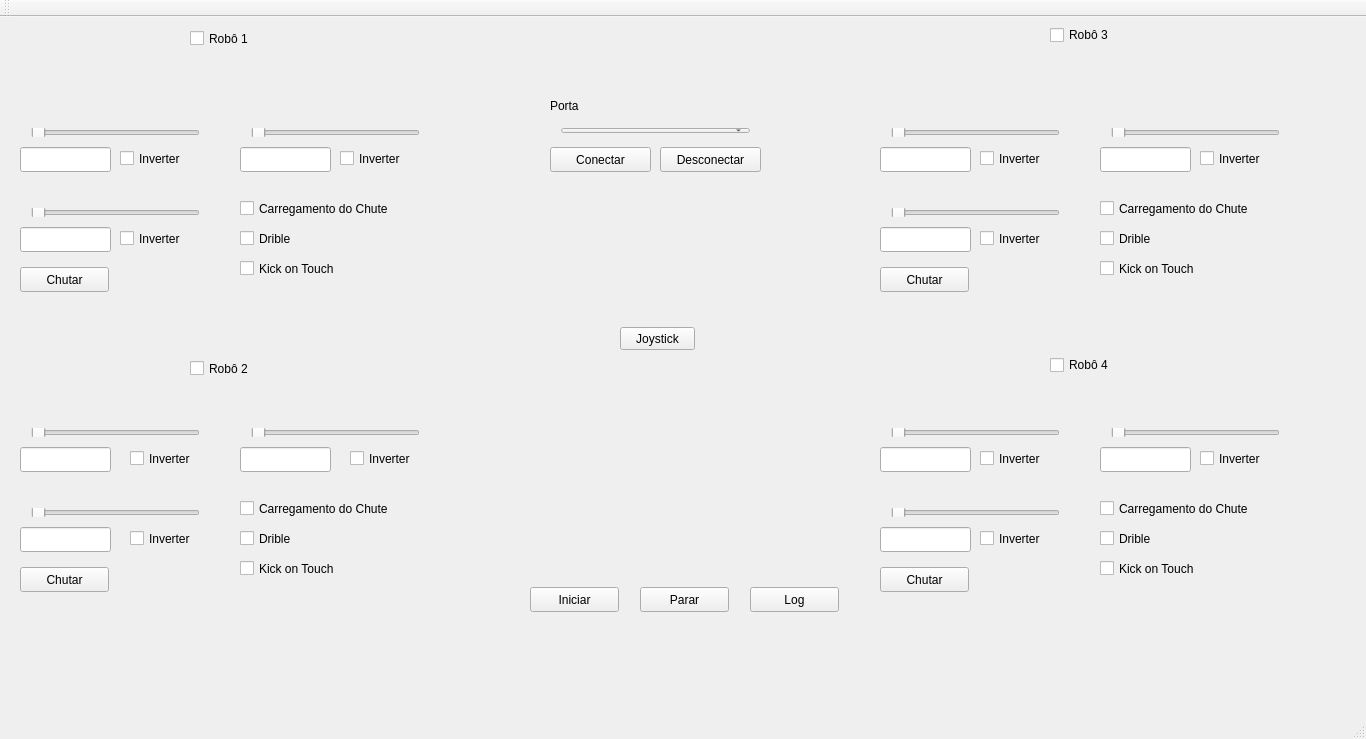
<?xml version="1.0" encoding="UTF-8"?>
<ui version="4.0">
 <class>Brennand</class>
 <widget class="QMainWindow" name="Brennand">
  <property name="geometry">
   <rect>
    <x>0</x>
    <y>0</y>
    <width>1366</width>
    <height>739</height>
   </rect>
  </property>
  <property name="minimumSize">
   <size>
    <width>1200</width>
    <height>600</height>
   </size>
  </property>
  <property name="maximumSize">
   <size>
    <width>1366</width>
    <height>768</height>
   </size>
  </property>
  <property name="baseSize">
   <size>
    <width>0</width>
    <height>0</height>
   </size>
  </property>
  <property name="windowTitle">
   <string>Brennand</string>
  </property>
  <widget class="QWidget" name="centralWidget">
   <widget class="QPushButton" name="iniciar_Button">
    <property name="enabled">
     <bool>true</bool>
    </property>
    <property name="geometry">
     <rect>
      <x>530</x>
      <y>570</y>
      <width>89</width>
      <height>25</height>
     </rect>
    </property>
    <property name="text">
     <string>Iniciar</string>
    </property>
    <property name="checkable">
     <bool>false</bool>
    </property>
    <property name="checked">
     <bool>false</bool>
    </property>
   </widget>
   <widget class="QWidget" name="verticalLayoutWidget">
    <property name="geometry">
     <rect>
      <x>20</x>
      <y>100</y>
      <width>191</width>
      <height>31</height>
     </rect>
    </property>
    <layout class="QVBoxLayout" name="verticalLayout">
     <item>
      <widget class="QSlider" name="slider_motor1">
       <property name="maximum">
        <number>127</number>
       </property>
       <property name="orientation">
        <enum>Qt::Horizontal</enum>
       </property>
      </widget>
     </item>
    </layout>
   </widget>
   <widget class="QLineEdit" name="vel_Motor1">
    <property name="geometry">
     <rect>
      <x>20</x>
      <y>130</y>
      <width>91</width>
      <height>25</height>
     </rect>
    </property>
    <property name="readOnly">
     <bool>false</bool>
    </property>
   </widget>
   <widget class="QLineEdit" name="vel_Motor2">
    <property name="geometry">
     <rect>
      <x>20</x>
      <y>210</y>
      <width>91</width>
      <height>25</height>
     </rect>
    </property>
    <property name="readOnly">
     <bool>false</bool>
    </property>
   </widget>
   <widget class="QWidget" name="verticalLayoutWidget_2">
    <property name="geometry">
     <rect>
      <x>20</x>
      <y>180</y>
      <width>191</width>
      <height>31</height>
     </rect>
    </property>
    <layout class="QVBoxLayout" name="verticalLayout_2">
     <item>
      <widget class="QSlider" name="slider_motor2">
       <property name="maximum">
        <number>127</number>
       </property>
       <property name="singleStep">
        <number>1</number>
       </property>
       <property name="orientation">
        <enum>Qt::Horizontal</enum>
       </property>
      </widget>
     </item>
    </layout>
   </widget>
   <widget class="QLineEdit" name="vel_Motor3">
    <property name="geometry">
     <rect>
      <x>240</x>
      <y>130</y>
      <width>91</width>
      <height>25</height>
     </rect>
    </property>
    <property name="readOnly">
     <bool>false</bool>
    </property>
   </widget>
   <widget class="QWidget" name="verticalLayoutWidget_3">
    <property name="geometry">
     <rect>
      <x>240</x>
      <y>100</y>
      <width>191</width>
      <height>31</height>
     </rect>
    </property>
    <layout class="QVBoxLayout" name="verticalLayout_3">
     <item>
      <widget class="QSlider" name="slider_motor3">
       <property name="maximum">
        <number>127</number>
       </property>
       <property name="singleStep">
        <number>1</number>
       </property>
       <property name="orientation">
        <enum>Qt::Horizontal</enum>
       </property>
      </widget>
     </item>
    </layout>
   </widget>
   <widget class="QWidget" name="verticalLayoutWidget_4">
    <property name="geometry">
     <rect>
      <x>280</x>
      <y>80</y>
      <width>81</width>
      <height>21</height>
     </rect>
    </property>
    <layout class="QVBoxLayout" name="verticalLayout_4">
     <item>
      <widget class="QLabel" name="label">
       <property name="text">
        <string>Motor 3</string>
       </property>
       <property name="alignment">
        <set>Qt::AlignCenter</set>
       </property>
      </widget>
     </item>
    </layout>
   </widget>
   <widget class="QWidget" name="verticalLayoutWidget_5">
    <property name="geometry">
     <rect>
      <x>70</x>
      <y>160</y>
      <width>91</width>
      <height>21</height>
     </rect>
    </property>
    <layout class="QVBoxLayout" name="verticalLayout_6">
     <item>
      <widget class="QLabel" name="label_3">
       <property name="text">
        <string>Motor 2</string>
       </property>
       <property name="alignment">
        <set>Qt::AlignCenter</set>
       </property>
      </widget>
     </item>
    </layout>
   </widget>
   <widget class="QWidget" name="verticalLayoutWidget_6">
    <property name="geometry">
     <rect>
      <x>70</x>
      <y>80</y>
      <width>91</width>
      <height>21</height>
     </rect>
    </property>
    <layout class="QVBoxLayout" name="verticalLayout_7">
     <item>
      <widget class="QLabel" name="label_4">
       <property name="text">
        <string>Motor 1</string>
       </property>
       <property name="alignment">
        <set>Qt::AlignCenter</set>
       </property>
      </widget>
     </item>
    </layout>
   </widget>
   <widget class="QCheckBox" name="checkBox">
    <property name="geometry">
     <rect>
      <x>240</x>
      <y>180</y>
      <width>191</width>
      <height>23</height>
     </rect>
    </property>
    <property name="text">
     <string>Carregamento do Chute</string>
    </property>
   </widget>
   <widget class="QCheckBox" name="checkBox_2">
    <property name="geometry">
     <rect>
      <x>240</x>
      <y>210</y>
      <width>92</width>
      <height>23</height>
     </rect>
    </property>
    <property name="text">
     <string>Drible</string>
    </property>
   </widget>
   <widget class="QPushButton" name="kickButton">
    <property name="geometry">
     <rect>
      <x>20</x>
      <y>250</y>
      <width>89</width>
      <height>25</height>
     </rect>
    </property>
    <property name="text">
     <string>Chutar</string>
    </property>
   </widget>
   <widget class="QPushButton" name="parar_Button">
    <property name="enabled">
     <bool>true</bool>
    </property>
    <property name="geometry">
     <rect>
      <x>640</x>
      <y>570</y>
      <width>89</width>
      <height>25</height>
     </rect>
    </property>
    <property name="text">
     <string>Parar</string>
    </property>
    <property name="checkable">
     <bool>false</bool>
    </property>
    <property name="checked">
     <bool>false</bool>
    </property>
   </widget>
   <widget class="QCheckBox" name="checkBox_3">
    <property name="geometry">
     <rect>
      <x>240</x>
      <y>240</y>
      <width>181</width>
      <height>23</height>
     </rect>
    </property>
    <property name="text">
     <string>Kick on Touch</string>
    </property>
   </widget>
   <widget class="QLabel" name="maraca_Logo">
    <property name="geometry">
     <rect>
      <x>50</x>
      <y>590</y>
      <width>121</width>
      <height>101</height>
     </rect>
    </property>
    <property name="text">
     <string/>
    </property>
    <property name="textFormat">
     <enum>Qt::PlainText</enum>
    </property>
    <property name="pixmap">
     <pixmap>maracaTeste.png</pixmap>
    </property>
    <property name="scaledContents">
     <bool>true</bool>
    </property>
    <property name="alignment">
     <set>Qt::AlignCenter</set>
    </property>
   </widget>
   <widget class="QCheckBox" name="checkBox_4">
    <property name="geometry">
     <rect>
      <x>1100</x>
      <y>180</y>
      <width>191</width>
      <height>23</height>
     </rect>
    </property>
    <property name="text">
     <string>Carregamento do Chute</string>
    </property>
   </widget>
   <widget class="QPushButton" name="kickButton_2">
    <property name="geometry">
     <rect>
      <x>880</x>
      <y>250</y>
      <width>89</width>
      <height>25</height>
     </rect>
    </property>
    <property name="text">
     <string>Chutar</string>
    </property>
   </widget>
   <widget class="QLineEdit" name="vel_Motor3_3">
    <property name="geometry">
     <rect>
      <x>1100</x>
      <y>130</y>
      <width>91</width>
      <height>25</height>
     </rect>
    </property>
    <property name="readOnly">
     <bool>false</bool>
    </property>
   </widget>
   <widget class="QLineEdit" name="vel_Motor2_3">
    <property name="geometry">
     <rect>
      <x>880</x>
      <y>210</y>
      <width>91</width>
      <height>25</height>
     </rect>
    </property>
    <property name="readOnly">
     <bool>false</bool>
    </property>
   </widget>
   <widget class="QWidget" name="verticalLayoutWidget_7">
    <property name="geometry">
     <rect>
      <x>880</x>
      <y>100</y>
      <width>191</width>
      <height>31</height>
     </rect>
    </property>
    <layout class="QVBoxLayout" name="verticalLayout_8">
     <item>
      <widget class="QSlider" name="slider_motor1_3">
       <property name="maximum">
        <number>127</number>
       </property>
       <property name="orientation">
        <enum>Qt::Horizontal</enum>
       </property>
      </widget>
     </item>
    </layout>
   </widget>
   <widget class="QWidget" name="verticalLayoutWidget_8">
    <property name="geometry">
     <rect>
      <x>930</x>
      <y>160</y>
      <width>91</width>
      <height>21</height>
     </rect>
    </property>
    <layout class="QVBoxLayout" name="verticalLayout_9">
     <item>
      <widget class="QLabel" name="label_5">
       <property name="text">
        <string>Motor 2</string>
       </property>
       <property name="alignment">
        <set>Qt::AlignCenter</set>
       </property>
      </widget>
     </item>
    </layout>
   </widget>
   <widget class="QWidget" name="verticalLayoutWidget_9">
    <property name="geometry">
     <rect>
      <x>1100</x>
      <y>100</y>
      <width>191</width>
      <height>31</height>
     </rect>
    </property>
    <layout class="QVBoxLayout" name="verticalLayout_10">
     <item>
      <widget class="QSlider" name="slider_motor3_3">
       <property name="maximum">
        <number>127</number>
       </property>
       <property name="singleStep">
        <number>1</number>
       </property>
       <property name="orientation">
        <enum>Qt::Horizontal</enum>
       </property>
      </widget>
     </item>
    </layout>
   </widget>
   <widget class="QCheckBox" name="checkBox_5">
    <property name="geometry">
     <rect>
      <x>1100</x>
      <y>240</y>
      <width>181</width>
      <height>23</height>
     </rect>
    </property>
    <property name="text">
     <string>Kick on Touch</string>
    </property>
   </widget>
   <widget class="QWidget" name="verticalLayoutWidget_10">
    <property name="geometry">
     <rect>
      <x>880</x>
      <y>180</y>
      <width>191</width>
      <height>31</height>
     </rect>
    </property>
    <layout class="QVBoxLayout" name="verticalLayout_11">
     <item>
      <widget class="QSlider" name="slider_motor2_3">
       <property name="maximum">
        <number>127</number>
       </property>
       <property name="singleStep">
        <number>1</number>
       </property>
       <property name="orientation">
        <enum>Qt::Horizontal</enum>
       </property>
      </widget>
     </item>
    </layout>
   </widget>
   <widget class="QCheckBox" name="checkBox_6">
    <property name="geometry">
     <rect>
      <x>1100</x>
      <y>210</y>
      <width>92</width>
      <height>23</height>
     </rect>
    </property>
    <property name="text">
     <string>Drible</string>
    </property>
   </widget>
   <widget class="QWidget" name="verticalLayoutWidget_11">
    <property name="geometry">
     <rect>
      <x>1150</x>
      <y>80</y>
      <width>91</width>
      <height>21</height>
     </rect>
    </property>
    <layout class="QVBoxLayout" name="verticalLayout_12">
     <item>
      <widget class="QLabel" name="label_6">
       <property name="text">
        <string>Motor 3</string>
       </property>
       <property name="alignment">
        <set>Qt::AlignCenter</set>
       </property>
      </widget>
     </item>
    </layout>
   </widget>
   <widget class="QWidget" name="verticalLayoutWidget_12">
    <property name="geometry">
     <rect>
      <x>930</x>
      <y>80</y>
      <width>91</width>
      <height>21</height>
     </rect>
    </property>
    <layout class="QVBoxLayout" name="verticalLayout_13">
     <item>
      <widget class="QLabel" name="label_7">
       <property name="text">
        <string>Motor 1</string>
       </property>
       <property name="alignment">
        <set>Qt::AlignCenter</set>
       </property>
      </widget>
     </item>
    </layout>
   </widget>
   <widget class="QLineEdit" name="vel_Motor1_3">
    <property name="geometry">
     <rect>
      <x>880</x>
      <y>130</y>
      <width>91</width>
      <height>25</height>
     </rect>
    </property>
    <property name="readOnly">
     <bool>false</bool>
    </property>
   </widget>
   <widget class="QLineEdit" name="vel_Motor1_4">
    <property name="geometry">
     <rect>
      <x>880</x>
      <y>430</y>
      <width>91</width>
      <height>25</height>
     </rect>
    </property>
    <property name="readOnly">
     <bool>false</bool>
    </property>
   </widget>
   <widget class="QPushButton" name="kickButton_3">
    <property name="geometry">
     <rect>
      <x>20</x>
      <y>550</y>
      <width>89</width>
      <height>25</height>
     </rect>
    </property>
    <property name="text">
     <string>Chutar</string>
    </property>
   </widget>
   <widget class="QCheckBox" name="checkBox_7">
    <property name="geometry">
     <rect>
      <x>240</x>
      <y>480</y>
      <width>191</width>
      <height>23</height>
     </rect>
    </property>
    <property name="text">
     <string>Carregamento do Chute</string>
    </property>
   </widget>
   <widget class="QLineEdit" name="vel_Motor3_2">
    <property name="geometry">
     <rect>
      <x>240</x>
      <y>430</y>
      <width>91</width>
      <height>25</height>
     </rect>
    </property>
    <property name="readOnly">
     <bool>false</bool>
    </property>
   </widget>
   <widget class="QLineEdit" name="vel_Motor2_2">
    <property name="geometry">
     <rect>
      <x>20</x>
      <y>510</y>
      <width>91</width>
      <height>25</height>
     </rect>
    </property>
    <property name="readOnly">
     <bool>false</bool>
    </property>
   </widget>
   <widget class="QWidget" name="verticalLayoutWidget_13">
    <property name="geometry">
     <rect>
      <x>1100</x>
      <y>400</y>
      <width>191</width>
      <height>31</height>
     </rect>
    </property>
    <layout class="QVBoxLayout" name="verticalLayout_14">
     <item>
      <widget class="QSlider" name="slider_motor3_4">
       <property name="maximum">
        <number>127</number>
       </property>
       <property name="singleStep">
        <number>1</number>
       </property>
       <property name="orientation">
        <enum>Qt::Horizontal</enum>
       </property>
      </widget>
     </item>
    </layout>
   </widget>
   <widget class="QWidget" name="verticalLayoutWidget_14">
    <property name="geometry">
     <rect>
      <x>20</x>
      <y>400</y>
      <width>191</width>
      <height>31</height>
     </rect>
    </property>
    <layout class="QVBoxLayout" name="verticalLayout_15">
     <item>
      <widget class="QSlider" name="slider_motor1_2">
       <property name="maximum">
        <number>127</number>
       </property>
       <property name="orientation">
        <enum>Qt::Horizontal</enum>
       </property>
      </widget>
     </item>
    </layout>
   </widget>
   <widget class="QLineEdit" name="vel_Motor3_4">
    <property name="geometry">
     <rect>
      <x>1100</x>
      <y>430</y>
      <width>91</width>
      <height>25</height>
     </rect>
    </property>
    <property name="readOnly">
     <bool>false</bool>
    </property>
   </widget>
   <widget class="QCheckBox" name="checkBox_8">
    <property name="geometry">
     <rect>
      <x>1100</x>
      <y>540</y>
      <width>181</width>
      <height>23</height>
     </rect>
    </property>
    <property name="text">
     <string>Kick on Touch</string>
    </property>
   </widget>
   <widget class="QWidget" name="verticalLayoutWidget_15">
    <property name="geometry">
     <rect>
      <x>930</x>
      <y>380</y>
      <width>91</width>
      <height>21</height>
     </rect>
    </property>
    <layout class="QVBoxLayout" name="verticalLayout_16">
     <item>
      <widget class="QLabel" name="label_8">
       <property name="text">
        <string>Motor 1</string>
       </property>
       <property name="alignment">
        <set>Qt::AlignCenter</set>
       </property>
      </widget>
     </item>
    </layout>
   </widget>
   <widget class="QWidget" name="verticalLayoutWidget_16">
    <property name="geometry">
     <rect>
      <x>880</x>
      <y>400</y>
      <width>191</width>
      <height>31</height>
     </rect>
    </property>
    <layout class="QVBoxLayout" name="verticalLayout_17">
     <item>
      <widget class="QSlider" name="slider_motor1_4">
       <property name="maximum">
        <number>127</number>
       </property>
       <property name="orientation">
        <enum>Qt::Horizontal</enum>
       </property>
      </widget>
     </item>
    </layout>
   </widget>
   <widget class="QCheckBox" name="checkBox_9">
    <property name="geometry">
     <rect>
      <x>1100</x>
      <y>480</y>
      <width>191</width>
      <height>23</height>
     </rect>
    </property>
    <property name="text">
     <string>Carregamento do Chute</string>
    </property>
   </widget>
   <widget class="QWidget" name="verticalLayoutWidget_17">
    <property name="geometry">
     <rect>
      <x>70</x>
      <y>460</y>
      <width>91</width>
      <height>21</height>
     </rect>
    </property>
    <layout class="QVBoxLayout" name="verticalLayout_18">
     <item>
      <widget class="QLabel" name="label_9">
       <property name="text">
        <string>Motor 2</string>
       </property>
       <property name="alignment">
        <set>Qt::AlignCenter</set>
       </property>
      </widget>
     </item>
    </layout>
   </widget>
   <widget class="QWidget" name="verticalLayoutWidget_18">
    <property name="geometry">
     <rect>
      <x>930</x>
      <y>460</y>
      <width>91</width>
      <height>21</height>
     </rect>
    </property>
    <layout class="QVBoxLayout" name="verticalLayout_19">
     <item>
      <widget class="QLabel" name="label_10">
       <property name="text">
        <string>Motor 2</string>
       </property>
       <property name="alignment">
        <set>Qt::AlignCenter</set>
       </property>
      </widget>
     </item>
    </layout>
   </widget>
   <widget class="QWidget" name="verticalLayoutWidget_19">
    <property name="geometry">
     <rect>
      <x>240</x>
      <y>400</y>
      <width>191</width>
      <height>31</height>
     </rect>
    </property>
    <layout class="QVBoxLayout" name="verticalLayout_20">
     <item>
      <widget class="QSlider" name="slider_motor3_2">
       <property name="maximum">
        <number>127</number>
       </property>
       <property name="singleStep">
        <number>1</number>
       </property>
       <property name="orientation">
        <enum>Qt::Horizontal</enum>
       </property>
      </widget>
     </item>
    </layout>
   </widget>
   <widget class="QPushButton" name="kickButton_4">
    <property name="geometry">
     <rect>
      <x>880</x>
      <y>550</y>
      <width>89</width>
      <height>25</height>
     </rect>
    </property>
    <property name="text">
     <string>Chutar</string>
    </property>
   </widget>
   <widget class="QCheckBox" name="checkBox_10">
    <property name="geometry">
     <rect>
      <x>1100</x>
      <y>510</y>
      <width>92</width>
      <height>23</height>
     </rect>
    </property>
    <property name="text">
     <string>Drible</string>
    </property>
   </widget>
   <widget class="QCheckBox" name="checkBox_11">
    <property name="geometry">
     <rect>
      <x>240</x>
      <y>540</y>
      <width>181</width>
      <height>23</height>
     </rect>
    </property>
    <property name="text">
     <string>Kick on Touch</string>
    </property>
   </widget>
   <widget class="QWidget" name="verticalLayoutWidget_20">
    <property name="geometry">
     <rect>
      <x>1150</x>
      <y>380</y>
      <width>91</width>
      <height>21</height>
     </rect>
    </property>
    <layout class="QVBoxLayout" name="verticalLayout_21">
     <item>
      <widget class="QLabel" name="label_11">
       <property name="text">
        <string>Motor 3</string>
       </property>
       <property name="alignment">
        <set>Qt::AlignCenter</set>
       </property>
      </widget>
     </item>
    </layout>
   </widget>
   <widget class="QWidget" name="verticalLayoutWidget_21">
    <property name="geometry">
     <rect>
      <x>880</x>
      <y>480</y>
      <width>191</width>
      <height>31</height>
     </rect>
    </property>
    <layout class="QVBoxLayout" name="verticalLayout_22">
     <item>
      <widget class="QSlider" name="slider_motor2_4">
       <property name="maximum">
        <number>127</number>
       </property>
       <property name="singleStep">
        <number>1</number>
       </property>
       <property name="orientation">
        <enum>Qt::Horizontal</enum>
       </property>
      </widget>
     </item>
    </layout>
   </widget>
   <widget class="QWidget" name="verticalLayoutWidget_22">
    <property name="geometry">
     <rect>
      <x>20</x>
      <y>480</y>
      <width>191</width>
      <height>31</height>
     </rect>
    </property>
    <layout class="QVBoxLayout" name="verticalLayout_23">
     <item>
      <widget class="QSlider" name="slider_motor2_2">
       <property name="maximum">
        <number>127</number>
       </property>
       <property name="singleStep">
        <number>1</number>
       </property>
       <property name="orientation">
        <enum>Qt::Horizontal</enum>
       </property>
      </widget>
     </item>
    </layout>
   </widget>
   <widget class="QCheckBox" name="checkBox_12">
    <property name="geometry">
     <rect>
      <x>240</x>
      <y>510</y>
      <width>92</width>
      <height>23</height>
     </rect>
    </property>
    <property name="text">
     <string>Drible</string>
    </property>
   </widget>
   <widget class="QWidget" name="verticalLayoutWidget_23">
    <property name="geometry">
     <rect>
      <x>290</x>
      <y>380</y>
      <width>91</width>
      <height>21</height>
     </rect>
    </property>
    <layout class="QVBoxLayout" name="verticalLayout_24">
     <item>
      <widget class="QLabel" name="label_12">
       <property name="text">
        <string>Motor 3</string>
       </property>
       <property name="alignment">
        <set>Qt::AlignCenter</set>
       </property>
      </widget>
     </item>
    </layout>
   </widget>
   <widget class="QLineEdit" name="vel_Motor2_4">
    <property name="geometry">
     <rect>
      <x>880</x>
      <y>510</y>
      <width>91</width>
      <height>25</height>
     </rect>
    </property>
    <property name="readOnly">
     <bool>false</bool>
    </property>
   </widget>
   <widget class="QWidget" name="verticalLayoutWidget_24">
    <property name="geometry">
     <rect>
      <x>70</x>
      <y>380</y>
      <width>91</width>
      <height>21</height>
     </rect>
    </property>
    <layout class="QVBoxLayout" name="verticalLayout_25">
     <item>
      <widget class="QLabel" name="label_13">
       <property name="text">
        <string>Motor 1</string>
       </property>
       <property name="alignment">
        <set>Qt::AlignCenter</set>
       </property>
      </widget>
     </item>
    </layout>
   </widget>
   <widget class="QLineEdit" name="vel_Motor1_2">
    <property name="geometry">
     <rect>
      <x>20</x>
      <y>430</y>
      <width>91</width>
      <height>25</height>
     </rect>
    </property>
    <property name="readOnly">
     <bool>false</bool>
    </property>
   </widget>
   <widget class="QCheckBox" name="checkBox_13">
    <property name="geometry">
     <rect>
      <x>190</x>
      <y>10</y>
      <width>92</width>
      <height>23</height>
     </rect>
    </property>
    <property name="text">
     <string>Robô 1</string>
    </property>
   </widget>
   <widget class="QCheckBox" name="checkBox_14">
    <property name="geometry">
     <rect>
      <x>190</x>
      <y>340</y>
      <width>92</width>
      <height>23</height>
     </rect>
    </property>
    <property name="text">
     <string>Robô 2</string>
    </property>
   </widget>
   <widget class="QCheckBox" name="checkBox_15">
    <property name="geometry">
     <rect>
      <x>1050</x>
      <y>10</y>
      <width>92</width>
      <height>16</height>
     </rect>
    </property>
    <property name="text">
     <string>Robô 3</string>
    </property>
   </widget>
   <widget class="QCheckBox" name="checkBox_16">
    <property name="geometry">
     <rect>
      <x>1050</x>
      <y>340</y>
      <width>92</width>
      <height>16</height>
     </rect>
    </property>
    <property name="text">
     <string>Robô 4</string>
    </property>
   </widget>
   <widget class="QCheckBox" name="checkBox_17">
    <property name="geometry">
     <rect>
      <x>120</x>
      <y>130</y>
      <width>92</width>
      <height>23</height>
     </rect>
    </property>
    <property name="text">
     <string>Inverter</string>
    </property>
   </widget>
   <widget class="QCheckBox" name="checkBox_18">
    <property name="geometry">
     <rect>
      <x>120</x>
      <y>210</y>
      <width>92</width>
      <height>23</height>
     </rect>
    </property>
    <property name="text">
     <string>Inverter</string>
    </property>
   </widget>
   <widget class="QCheckBox" name="checkBox_19">
    <property name="geometry">
     <rect>
      <x>340</x>
      <y>130</y>
      <width>92</width>
      <height>23</height>
     </rect>
    </property>
    <property name="text">
     <string>Inverter</string>
    </property>
   </widget>
   <widget class="QCheckBox" name="checkBox_20">
    <property name="geometry">
     <rect>
      <x>350</x>
      <y>430</y>
      <width>92</width>
      <height>23</height>
     </rect>
    </property>
    <property name="text">
     <string>Inverter</string>
    </property>
   </widget>
   <widget class="QCheckBox" name="checkBox_21">
    <property name="geometry">
     <rect>
      <x>130</x>
      <y>510</y>
      <width>92</width>
      <height>23</height>
     </rect>
    </property>
    <property name="text">
     <string>Inverter</string>
    </property>
   </widget>
   <widget class="QCheckBox" name="checkBox_22">
    <property name="geometry">
     <rect>
      <x>130</x>
      <y>430</y>
      <width>92</width>
      <height>23</height>
     </rect>
    </property>
    <property name="text">
     <string>Inverter</string>
    </property>
   </widget>
   <widget class="QCheckBox" name="checkBox_26">
    <property name="geometry">
     <rect>
      <x>1200</x>
      <y>130</y>
      <width>92</width>
      <height>23</height>
     </rect>
    </property>
    <property name="text">
     <string>Inverter</string>
    </property>
   </widget>
   <widget class="QCheckBox" name="checkBox_27">
    <property name="geometry">
     <rect>
      <x>980</x>
      <y>130</y>
      <width>92</width>
      <height>23</height>
     </rect>
    </property>
    <property name="text">
     <string>Inverter</string>
    </property>
   </widget>
   <widget class="QCheckBox" name="checkBox_28">
    <property name="geometry">
     <rect>
      <x>980</x>
      <y>210</y>
      <width>92</width>
      <height>23</height>
     </rect>
    </property>
    <property name="text">
     <string>Inverter</string>
    </property>
   </widget>
   <widget class="QCheckBox" name="checkBox_29">
    <property name="geometry">
     <rect>
      <x>1200</x>
      <y>430</y>
      <width>92</width>
      <height>23</height>
     </rect>
    </property>
    <property name="text">
     <string>Inverter</string>
    </property>
   </widget>
   <widget class="QCheckBox" name="checkBox_30">
    <property name="geometry">
     <rect>
      <x>980</x>
      <y>510</y>
      <width>92</width>
      <height>23</height>
     </rect>
    </property>
    <property name="text">
     <string>Inverter</string>
    </property>
   </widget>
   <widget class="QCheckBox" name="checkBox_31">
    <property name="geometry">
     <rect>
      <x>980</x>
      <y>430</y>
      <width>92</width>
      <height>23</height>
     </rect>
    </property>
    <property name="text">
     <string>Inverter</string>
    </property>
   </widget>
   <widget class="QPushButton" name="log_Button">
    <property name="enabled">
     <bool>true</bool>
    </property>
    <property name="geometry">
     <rect>
      <x>750</x>
      <y>570</y>
      <width>89</width>
      <height>25</height>
     </rect>
    </property>
    <property name="text">
     <string>Log</string>
    </property>
    <property name="checkable">
     <bool>true</bool>
    </property>
    <property name="checked">
     <bool>false</bool>
    </property>
   </widget>
   <widget class="QWidget" name="verticalLayoutWidget_25">
    <property name="geometry">
     <rect>
      <x>550</x>
      <y>100</y>
      <width>211</width>
      <height>27</height>
     </rect>
    </property>
    <layout class="QVBoxLayout" name="verticalLayout_5">
     <item>
      <widget class="QComboBox" name="boxDevice"/>
     </item>
    </layout>
   </widget>
   <widget class="QLabel" name="label_2">
    <property name="geometry">
     <rect>
      <x>550</x>
      <y>80</y>
      <width>67</width>
      <height>17</height>
     </rect>
    </property>
    <property name="text">
     <string>Porta</string>
    </property>
   </widget>
   <widget class="QPushButton" name="connectButton">
    <property name="geometry">
     <rect>
      <x>550</x>
      <y>130</y>
      <width>101</width>
      <height>25</height>
     </rect>
    </property>
    <property name="text">
     <string>Conectar</string>
    </property>
   </widget>
   <widget class="QPushButton" name="disconnectButton">
    <property name="geometry">
     <rect>
      <x>660</x>
      <y>130</y>
      <width>101</width>
      <height>25</height>
     </rect>
    </property>
    <property name="text">
     <string>Desconectar</string>
    </property>
   </widget>
   <widget class="QPushButton" name="Joystick">
    <property name="geometry">
     <rect>
      <x>620</x>
      <y>310</y>
      <width>75</width>
      <height>23</height>
     </rect>
    </property>
    <property name="text">
     <string>Joystick</string>
    </property>
   </widget>
  </widget>
  <widget class="QToolBar" name="mainToolBar">
   <attribute name="toolBarArea">
    <enum>TopToolBarArea</enum>
   </attribute>
   <attribute name="toolBarBreak">
    <bool>false</bool>
   </attribute>
  </widget>
  <widget class="QStatusBar" name="statusBar"/>
 </widget>
 <layoutdefault spacing="6" margin="11"/>
 <resources/>
 <connections/>
</ui>
